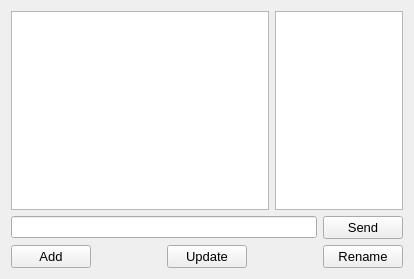
<?xml version="1.0" encoding="UTF-8"?>
<ui version="4.0">
 <class>GroupChat</class>
 <widget class="QWidget" name="GroupChat">
  <property name="geometry">
   <rect>
    <x>0</x>
    <y>0</y>
    <width>414</width>
    <height>279</height>
   </rect>
  </property>
  <property name="windowTitle">
   <string>Form</string>
  </property>
  <property name="styleSheet">
   <string notr="true"/>
  </property>
  <layout class="QVBoxLayout" name="verticalLayout_2">
   <item>
    <layout class="QVBoxLayout" name="verticalLayout">
     <item>
      <layout class="QHBoxLayout" name="horizontalLayout_3">
       <item>
        <widget class="QTextEdit" name="showMsg_te">
         <property name="font">
          <font>
           <family>Arial</family>
           <pointsize>10</pointsize>
          </font>
         </property>
         <property name="readOnly">
          <bool>true</bool>
         </property>
        </widget>
       </item>
       <item>
        <widget class="QListWidget" name="onlineMemList_lw">
         <property name="maximumSize">
          <size>
           <width>128</width>
           <height>16777215</height>
          </size>
         </property>
        </widget>
       </item>
      </layout>
     </item>
     <item>
      <layout class="QHBoxLayout" name="horizontalLayout_2">
       <item>
        <widget class="QLineEdit" name="inputMsg_le"/>
       </item>
       <item>
        <widget class="QPushButton" name="sendMsg_pb">
         <property name="font">
          <font>
           <family>Arial</family>
           <pointsize>10</pointsize>
          </font>
         </property>
         <property name="text">
          <string>Send</string>
         </property>
        </widget>
       </item>
      </layout>
     </item>
     <item>
      <layout class="QHBoxLayout" name="horizontalLayout">
       <item>
        <widget class="QPushButton" name="addMember_pb">
         <property name="font">
          <font>
           <family>Arial</family>
           <pointsize>10</pointsize>
          </font>
         </property>
         <property name="text">
          <string>Add</string>
         </property>
        </widget>
       </item>
       <item>
        <spacer name="horizontalSpacer">
         <property name="orientation">
          <enum>Qt::Horizontal</enum>
         </property>
         <property name="sizeHint" stdset="0">
          <size>
           <width>40</width>
           <height>20</height>
          </size>
         </property>
        </spacer>
       </item>
       <item>
        <widget class="QPushButton" name="update_pb">
         <property name="font">
          <font>
           <family>Arial</family>
           <pointsize>10</pointsize>
          </font>
         </property>
         <property name="text">
          <string>Update</string>
         </property>
        </widget>
       </item>
       <item>
        <spacer name="horizontalSpacer_2">
         <property name="orientation">
          <enum>Qt::Horizontal</enum>
         </property>
         <property name="sizeHint" stdset="0">
          <size>
           <width>40</width>
           <height>20</height>
          </size>
         </property>
        </spacer>
       </item>
       <item>
        <widget class="QPushButton" name="changeName_pb">
         <property name="font">
          <font>
           <family>Arial</family>
           <pointsize>10</pointsize>
          </font>
         </property>
         <property name="text">
          <string>Rename</string>
         </property>
        </widget>
       </item>
      </layout>
     </item>
    </layout>
   </item>
  </layout>
 </widget>
 <resources/>
 <connections/>
</ui>
